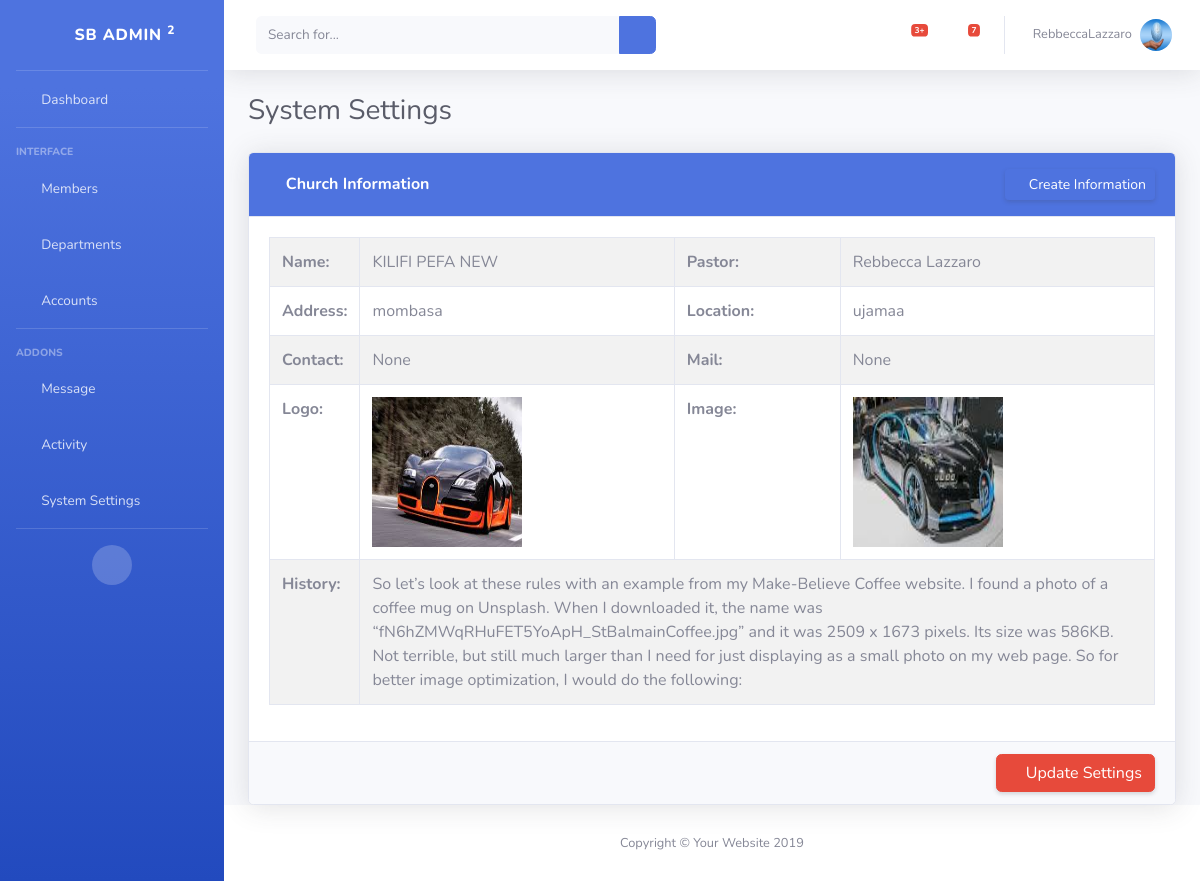
Screenshot of /Config/view/church/info/ (signed in) with the database file from the repository.
### DB/models.py (models this page shows, shortened)
class Person(models.Model):
	active = models.BooleanField(default=True)
	user = models.OneToOneField(User, on_delete=models.SET_NULL , blank=True, null=True)
	first_name = models.CharField(max_length=255)
	middle_name = models.CharField(max_length=255, blank=True, null=True)
	last_name = models.CharField(max_length=255)
	gender = models.CharField(choices=main_database_components.GenderChoices, max_length=20)
	email = models.EmailField(blank=True)
	image = models.ImageField(upload_to="Users_image", blank=True)

### Configuration/models.py (models this page shows, shortened)
class Organization(models.Model):
	active = models.BooleanField(default=False,
								 help_text="Switch to activate this settings as the Organizations Current "
										   "Settings...NB\nThis will Affect All The Systems Setting")
	name = models.CharField(max_length=250)
	address = models.CharField(max_length=255)
	location = models.CharField(max_length=255)
	pastor = models.ForeignKey(ChurchMember, on_delete=models.CASCADE, blank=True, null=True)
	image = models.ImageField(upload_to="Organization_images", blank=True, null=True)
	contact = models.CharField(max_length=25, help_text="Official Organizations PhoneNumber", blank=True, null=True)
	email = models.EmailField(help_text="Official Organizations email", blank=True,
							  null=True)  # todo Organization default email
	logo = models.ImageField(upload_to="Organization_images", blank=True, null=True)
	history = models.TextField(blank=True, null=True)
	timestamp = models.DateTimeField(auto_now_add=True)

### Configuration/views.py (the view)
# urls.py: path('view/church/info/', views.church_information, name='church_info_view'),
@login_required(login_url='accounts:login')
def church_information(request):
	qs = Organization.objects.filter(active=True)
	try:
		qs = qs.get(active=True)
	except ObjectDoesNotExist:
		messages.error(request, 'Church Information Unavailable')
	context = {
		'response_data': qs,
	}
	template = 'church_config/church_info_view.html'
	return render(request, template, context)

### DB/models.py (called while the page is built)
	def __str__(self):
		return '{} {}'.format(str(self.first_name), str(self.last_name))

### Configuration/templates/church_config/church_info_view.html (shortened to what this page needs)
{% extends 'base.html' %}
{% block content %}
<div class="d-sm-flex align-items-center justify-content-between mb-4">
	<h1 class="h3 mb-0 text-gray-800">System Settings</h1>
</div>
<div class="card shadow ">
	<div class="card-header bg-primary py-3 card-header d-flex flex-row align-items-center justify-content-between">
		<h6 class="m-0 font-weight-bold text-white">
			<i class="fas fa-question-circle"></i>
			Church Information
		</h6>
		<div class="header-components">
			<a class="js-add-member d-none d-sm-inline-block btn btn-sm btn-primary shadow-sm"  href="#UserViewModal" data-toggle="modal" >
				<i class="fas fa-plus-circle"></i>
				Create Information
			</a>
		</div>
	</div>
	<div class="card-body">
		{% if response_data %}
		    <table  class="table table-bordered table-striped col-12 ">
		        <tr class="col-md-6">
		            <th >Name:</th>
		            <td >{{ response_data.name }}</td>
			        <th>Pastor:</th>
		            <td>{{ response_data.pastor }}</td>
		        </tr>
		        <tr>
			        <th>Address:</th>
		            <td>{{ response_data.address }}</td>
			        <th>Location:</th>
		            <td>{{ response_data.location }}</td>
		        </tr>
		        <tr>
		            <th>Contact:</th>
		            <td>{{ response_data.contact }}</td>
		            <th>Mail:</th>
		            <td>{{ response_data.email }}</td>
		        </tr>
		        <tr>
		            <th>Logo:</th>
			        {% if response_data.logo %}
			            <td>
			                <img class="table-img" src="/media/{{ response_data.logo }}" style="width: 150px;  height: 150px;">
			            </td>
			        {% else %}
			            <td><strong>N/A</strong></td>
			        {% endif %}
		            <th>Image:</th>
			        {% if response_data.image %}
			            <td>
			                <img class="table-img" src="/media/{{ response_data.image }}" style="width: 150px; height: 150px;">
			            </td>
			        {% else %}
			            <td><strong>N/A</strong></td>
			        {% endif %}
		        </tr>
		        <tr>
		            <th >History:</th>
		            <td colspan="3">{{ response_data.history }}</td>
		        </tr>
		    </table>
		{% else %}
			<p class="bg-warning text-white text-center">Information Unavailable, <strong>Create New</strong></p>
		{% endif %}
    </div>
	<div class="card-footer">
		<div class="float-right">
			<a class="js-edit-member d-none d-sm-inline-block btn  btn-danger shadow-sm" data-link="{{response_data.id}}"  href="#UserViewModal" data-toggle="modal" >
				<i class="fas fa-calendar-check"></i>
				Update Settings
			</a>
		</div>
	</div>
</div>
{% endblock %}

### Core/templates/base.html (shortened to what this page needs)
<!DOCTYPE html>
{% load static %}
<html lang="en">
<head>
	<link href="{% static 'custom/css/custom_css.css' %}" rel="stylesheet">
	<link href="{% static 'vendor/fontawesome-free/css/all.min.css' %}" rel="stylesheet" type="text/css">
	<link href="{% static 'css/sb-admin-2.min.css' %}" rel="stylesheet">
</head>
<body id="page-top">
<div id="wrapper">
	{% if user.is_authenticated %}
	{% include 'sidebar_default.html' %}
	{% endif %}
	<div id="content-wrapper" class="d-flex flex-column">
		<div id="content">
			{% if user.is_authenticated %}
			{% include 'toolbar_default.html' %}
			{% endif %}
			<div class="container-fluid">
				{% block content %}{% endblock content %}
			</div>
		</div>
		<footer class="sticky-footer bg-white">
			<div class="container my-auto">
				<div class="copyright text-center my-auto">
					<span>Copyright &copy; Your Website 2019</span>
				</div>
			</div>
		</footer>
	</div>
</div>
</body>
</html>

### Core/templates/sidebar_default.html (shortened to what this page needs)
<ul class="navbar-nav bg-gradient-primary sidebar sidebar-dark accordion" id="accordionSidebar">
    <a class="sidebar-brand d-flex align-items-center justify-content-center" href="#">
        <div class="sidebar-brand-icon rotate-n-15">
            <i class="fas fa-laugh-wink"></i>
        </div>
        <div class="sidebar-brand-text mx-3">SB Admin <sup>2</sup></div>
    </a>
    <hr class="sidebar-divider my-0">
    <li class="nav-item">
        <a class="nav-link" href="{% url 'core:dashboard_page' %}">
            <i class="fas fa-fw fa-tachometer-alt"></i>
            <span>Dashboard</span></a>
    </li>
    <hr class="sidebar-divider">
    <div class="sidebar-heading">
        Interface
    </div>
    <li class="nav-item">
        <a class="nav-link collapsed" href="#" data-toggle="collapse" data-target="#collapseTwo" aria-expanded="true" aria-controls="collapseTwo">
            <i class="fas fa-fw fa-user-circle"></i>
            <span>Members</span>
        </a>
    </li>
    <li class="nav-item">
        <a class="nav-link collapsed" href="#" data-toggle="collapse" data-target="#DepartmentCollapse" aria-expanded="true" aria-controls="DepartmentCollapse">
            <i class="fas fa-fw fa-user-circle"></i>
            <span>Departments</span>
        </a>
    </li>
    <li class="nav-item">
        <a class="nav-link collapsed" href="#" data-toggle="collapse" data-target="#collapseUtilities" aria-expanded="true" aria-controls="collapseUtilities">
            <i class="fas fa-fw fa-balance-scale"></i>
            <span>Accounts</span>
        </a>
    </li>
    <hr class="sidebar-divider">
    <div class="sidebar-heading">
        Addons
    </div>
    <li class="nav-item">
        <a class="nav-link" href="#" data-toggle="collapse" data-target="#collapsePages" aria-expanded="true" aria-controls="collapsePages">
            <i class="fas fa-fw fa-envelope"></i>
            <span>Message</span></a>
    </li>
    <li class="nav-item">
        <a class="nav-link collapsed" href="#" data-toggle="collapse" data-target="#collapseActivity" aria-expanded="true" aria-controls="collapseActivity">
            <i class="fas fa-fw fa-cog"></i>
            <span>Activity</span>
        </a>
    </li>
    <li class="nav-item">
        <a class="nav-link" href="#" data-toggle="collapse" data-target="#collapsePagesSetting" aria-expanded="true" aria-controls="collapsePagesSetting">
            <i class="fas fa-fw fa-tools"></i>
            <span>System Settings</span>
        </a>
    </li>
    <hr class="sidebar-divider d-none d-md-block">
    <div class="text-center d-none d-md-inline">
        <button class="rounded-circle border-0" id="sidebarToggle"></button>
    </div>
</ul>

### Core/templates/toolbar_default.html (shortened to what this page needs)
<nav class="navbar navbar-expand navbar-light bg-white topbar mb-4 static-top shadow">
    <form class="d-none d-sm-inline-block form-inline mr-auto ml-md-3 my-2 my-md-0 mw-100 navbar-search">
        <div class="input-group">
            <input type="text" class="form-control bg-light border-0 small" placeholder="Search for..." aria-label="Search" aria-describedby="basic-addon2">
            <div class="input-group-append">
                <button class="btn btn-primary" type="button">
                    <i class="fas fa-search fa-sm"></i>
                </button>
            </div>
        </div>
    </form>
    <ul class="navbar-nav ml-auto">
        <li class="nav-item dropdown no-arrow mx-1">
            <a class="nav-link dropdown-toggle" href="#" id="alertsDropdown" role="button" data-toggle="dropdown" aria-haspopup="true" aria-expanded="false">
                <i class="fas fa-bell fa-fw"></i>
                <span class="badge badge-danger badge-counter">3+</span>
            </a>
        </li>
        <li class="nav-item dropdown no-arrow mx-1">
            <a class="nav-link dropdown-toggle" href="#" id="messagesDropdown" role="button" data-toggle="dropdown" aria-haspopup="true" aria-expanded="false">
                <i class="fas fa-envelope fa-fw"></i>
                <span class="badge badge-danger badge-counter">7</span>
            </a>
        </li>
        <li class="nav-item dropdown no-arrow">
            <a class="nav-link dropdown-toggle" href="#" id="userDropdown" role="button" data-toggle="dropdown" aria-haspopup="true" aria-expanded="false">
                <span class="mr-2 d-none d-lg-inline text-gray-600 small">{{ request.user.username }}</span>
                <img class="img-profile rounded-circle" src="/media/{{request.user.person.image }}">
            </a>
        </li>
    </ul>
</nav>

### Core/static/custom/css/custom_css.css (style rules this page uses)
.table-img { width: 150px; height: 150px; }

### rows the page displays
Organization: name "KILIFI PEFA NEW", pastor "Rebbecca Lazzaro", address "mombasa", location "ujamaa", contact "None", email "None", logo (picture), image (picture), history "So let’s look at these rules with an example from my Make-Believe Coffee website. I found a photo of a coffee mug on Unsplash. When I downloaded it, the name was “fN6hZMWqRHuFET5YoApH_StBalmainCoffee.jpg” and it was 2509 x 1673 pixels. Its size was 586KB. Not terrible, but still much larger than I need for just displaying as a small photo on my web page. So for better image optimization, I would do the following:"

### other values shown
{{ request.user.username }} "RebbeccaLazzaro"
